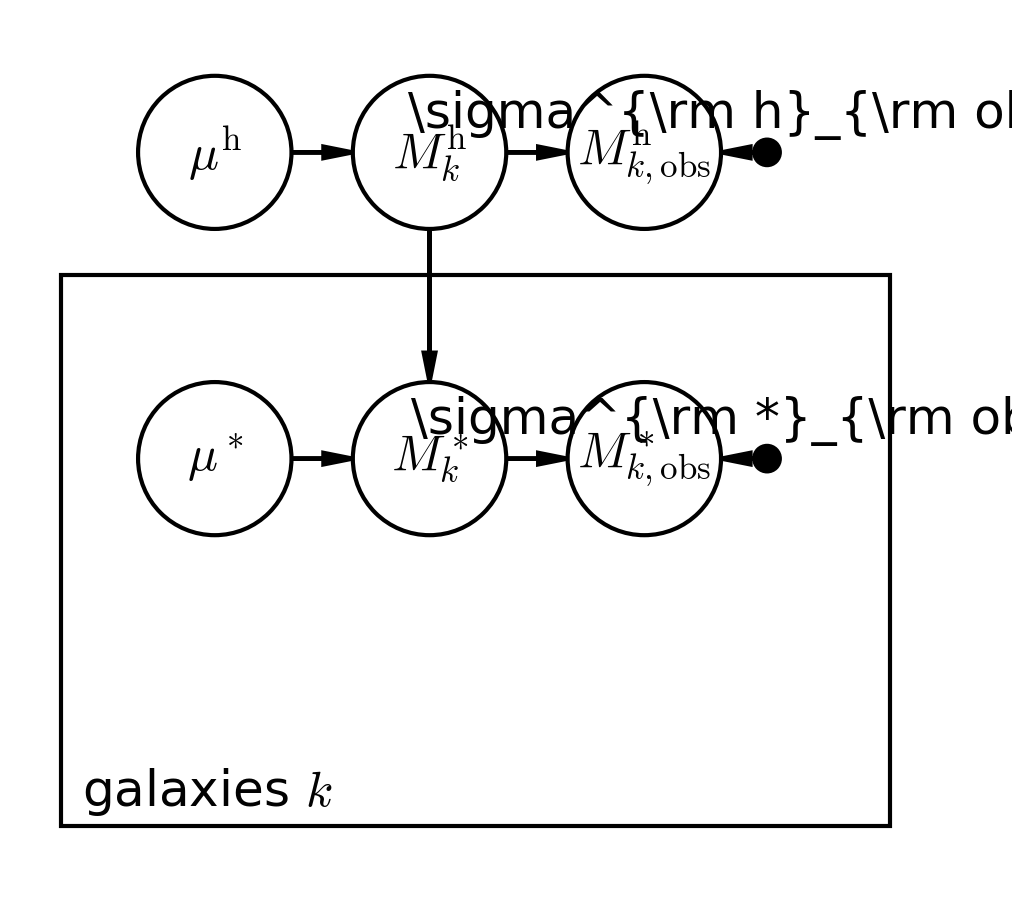

This chart was generated by the following Python code:
import daft


def simple_Mstar_Mh_PGM():

    # Instantiate a PGM.
    pgm = daft.PGM([3.3, 3.0], origin=[0.0, 0.0], grid_unit=2.6, node_unit=1.3, observed_style="inner")

    # Hyper-parameters.
    pgm.add_node(daft.Node("hyperMh", r"$\mu^{\rm h}$", 0.3, 2.0))
    pgm.add_node(daft.Node("hyperMstar", r"$\mu^{\rm *}$", 0.3, 1.0))

    # Latent variables:
    pgm.add_node(daft.Node("Mh", r"$M^{\rm h}_k$", 1.1, 2.0))
    pgm.add_node(daft.Node("Mstar", r"$M^{\rm *}_k$", 1.1, 1.0))

    # Data:
    pgm.add_node(daft.Node("observedMh", r"$M^{\rm h}_{k,\rm obs}$", 1.9, 2.0, observed=True))
    pgm.add_node(daft.Node("observedMstar", r"$M^{\rm *}_{k,\rm obs}$", 1.9, 1.0, observed=True))

    # Constant observational uncertainty:
    pgm.add_node(daft.Node("obssigmaMh", r"$\sigma^{\rm h}_{\rm obs}$", 2.7, 2.0, fixed=True, offset=(0.0,4.0)))
    pgm.add_node(daft.Node("obssigmaMstar", r"$\sigma^{\rm *}_{\rm obs}$", 2.7, 1.0, fixed=True, offset=(0.0,4.0)))

    # Add in the edges.
    pgm.add_edge("hyperMh", "Mh")
    pgm.add_edge("hyperMstar", "Mstar")
    pgm.add_edge("Mh", "Mstar")
    pgm.add_edge("Mh", "observedMh")
    pgm.add_edge("Mstar", "observedMstar")
    pgm.add_edge("obssigmaMh", "observedMh")
    pgm.add_edge("obssigmaMstar", "observedMstar")

    # And a plate for the galaxies
    pgm.add_plate(daft.Plate([0.7, 0.5, 1.6, 2.1], label=r"galaxies $k$", shift=-0.1))

    # Render and save.
    pgm.render()
    pgm.figure.savefig("Simple_Mstar_Mh_PGM.png", dpi=300)

    return
